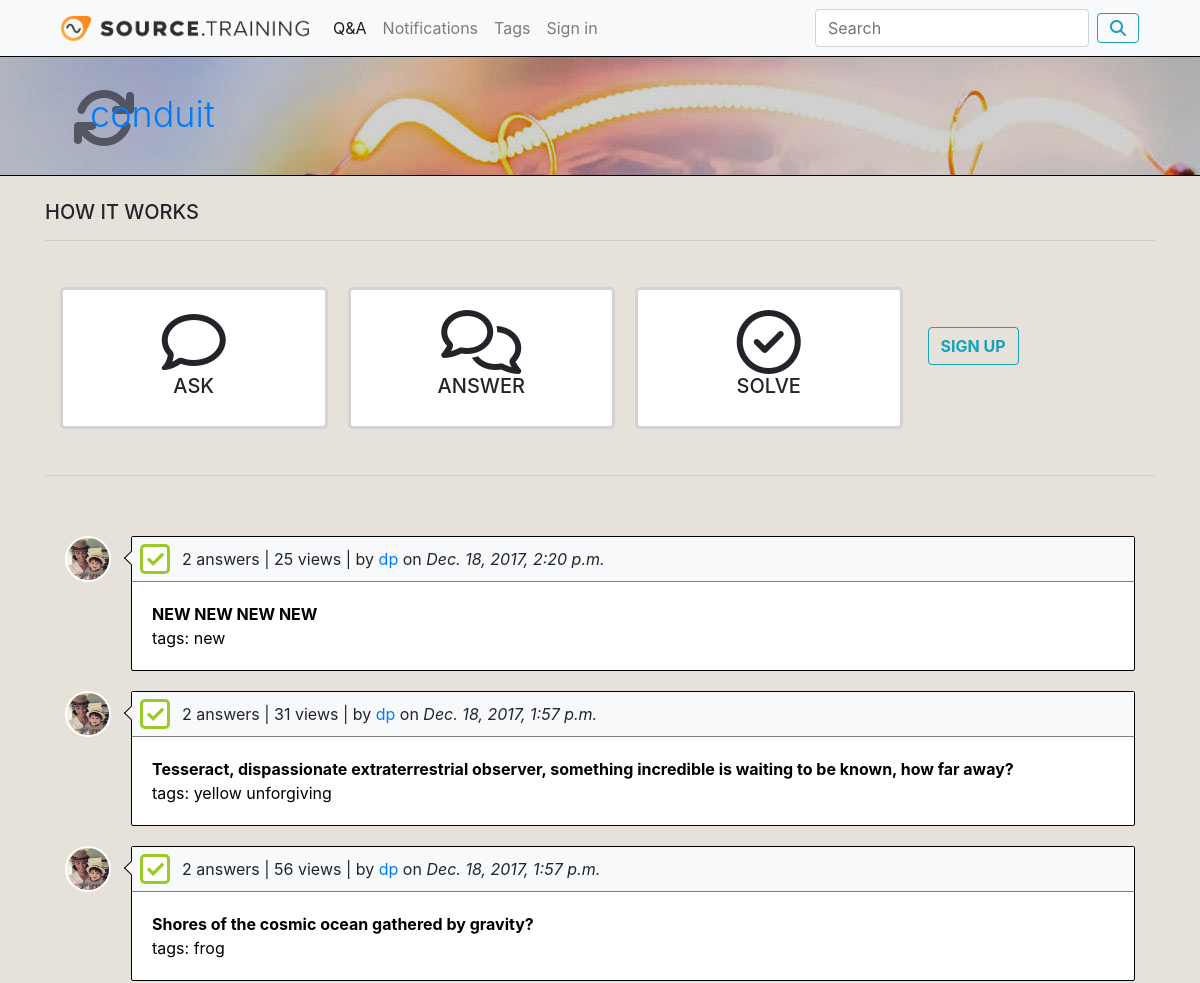
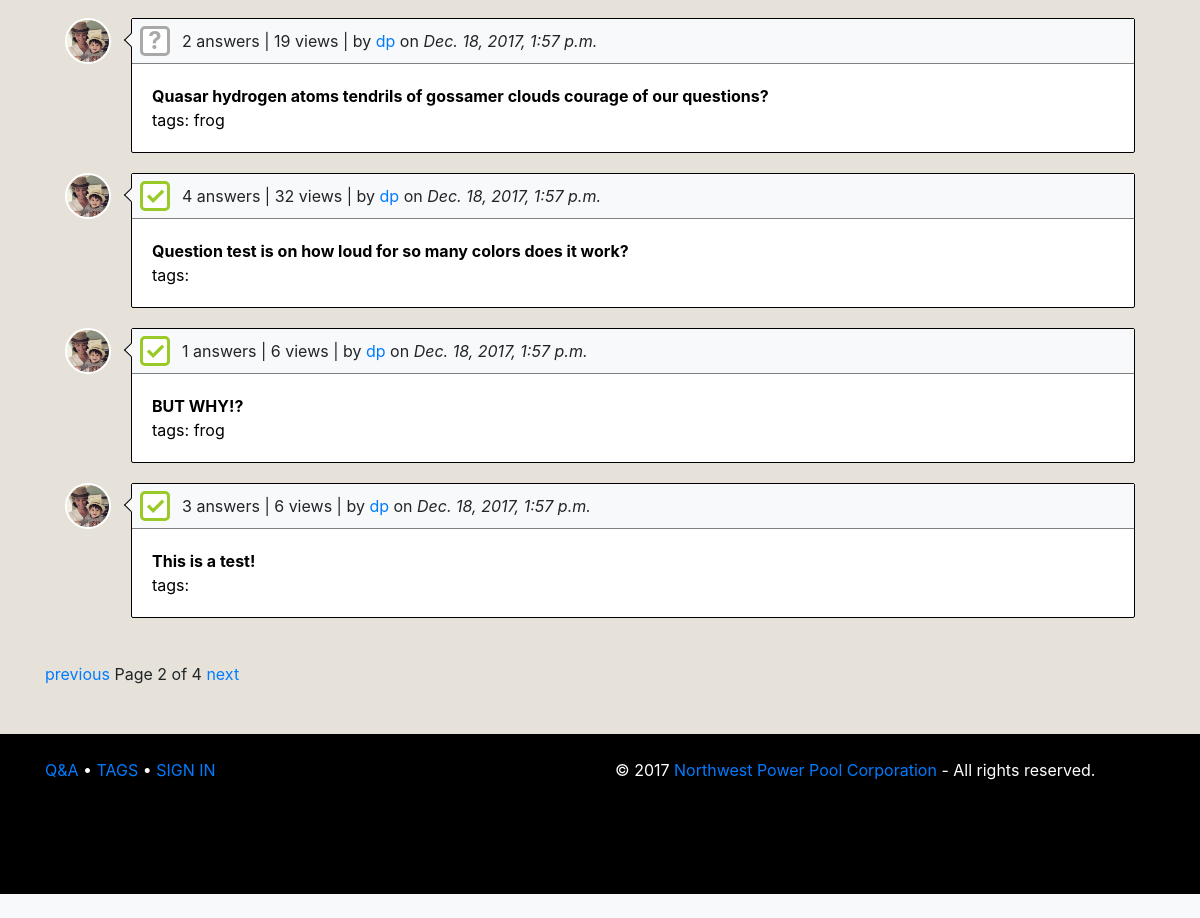
/questions/?page=2, run on the app's committed database (2 pictures, top to bottom).
### questions/models.py (models this page shows, shortened)
class Question(models.Model):
    user = models.ForeignKey(User, on_delete=models.CASCADE)
    title = models.CharField(max_length=200)
    body = RichTextField()
    tags = TaggableManager()
    created = models.DateTimeField(auto_now_add=True)
    modified = models.DateTimeField(auto_now=True)
    solved = models.BooleanField(default=False)
    views = models.IntegerField(default=0)

class Profile(models.Model):  # Extends base User class with additional fields
    user = models.OneToOneField(User, primary_key=True, related_name='profile', on_delete=models.CASCADE)
    avatar = models.ImageField(upload_to="questions/media/", blank=True, null=True)
    questions = models.IntegerField(default=0)
    answers = models.IntegerField(default=0)
    comments = models.IntegerField(default=0)
    solutions = models.IntegerField(default=0)
    vote_counter = models.IntegerField(default=0)
    flags = models.IntegerField(default=0)

### questions/views.py (the view)
def index(request):  # w/Paginator
    question_list = Question.objects.order_by('-created')
    paginator = Paginator(question_list, 7) # Show 5 questions per page
    page = request.GET.get('page')
    try:
        questions = paginator.page(page)
    except PageNotAnInteger:
        questions = paginator.page(1)
    except EmptyPage:
        questions = paginator.page(paginator.num_pages)
    return render(request, 'questions/index.html', {'questions': questions})

### questions/templates/questions/index.html (shortened to what this page needs)
{% extends 'questions/base.html' %}
{% block feature %}
    {% if not request.user.is_authenticated %}
        <br />
        <div class="container">
            <h5>HOW IT WORKS</h5>
            <hr />
            <div class="row" id="how_it_works">
                <div class="col-md-3">
                    <span class="fa fa-comment-o" style="font-size: 4em"></span>
                    <h5>ASK</h5>
                </div>
                <div class="col-md-3">
                    <span class="fa fa-comments-o" style="font-size: 4em"></span>
                    <h5>ANSWER</h5>
                </div>
                <div class="col-md-3">
                    <span class="fa fa-check-circle-o" style="font-size: 4em"></span>
                    <h5>SOLVE</h5>
                </div>
                <div class="col-sm-2">
                    <a href="{% url 'questions:register' %}">
                        <button class="btn btn-outline-info my-2 my-sm-0" id="feature_signup"><b>SIGN UP</b></button>
                    </a>
                </div>
            </div>
            <hr />
        </div>
    {% endif %}
{% endblock %}
{% block content %}
<br />
<div class="container">
    {% for question in questions %}
        <div id="question_wrapper">
            <div>
                <a href="{% url 'questions:profile' question.user.id %}">
                    <img src="/{{ question.user.profile.avatar }}" height="46" width="46" id="avatar_thumbnail"/>
                </a>
            </div>
            <div id="question_container">
                <div id="question_data">
                    {{ question.answer_set.count }} answers | {{ question.views }} views |
                    by <a href="{% url 'questions:profile' question.user.id %}"> {{ question.user }} </a> on <i>{{ question.created }}</i>
                </div>
                <div id="question_header">
                    <a href="{% url 'questions:question_detail' question.id %}" class="text_link">
                        <div><b>{{ question.title }}</b>
                        <br /> tags:
                        {% for tag in question.tags.all %}
                            {{ tag }}
                        {% endfor %}
                        </div>
                    </a>
                </div>
                {% if question.solved == True %}
                    <div class="solved_indicator" id="solved">✓</div>
                {% else %}
                    <div class="unsolved_indicator" id="unsolved">?</div>
                {% endif %}
            </div>
        </div>
    {% endfor %}
    <br />
        <div class="pagination">
            <span class="step-links">
                {% if questions.has_previous %}
                    <a href="?page={{ questions.previous_page_number }}">previous</a>
                {% endif %}
                <span class="current">
                    Page {{ questions.number }} of {{ questions.paginator.num_pages }}
                </span>
                {% if questions.has_next %}
                    <a href="?page={{ questions.next_page_number }}">next</a>
                {% endif %}
            </span>
        </div>
<br />
<br />
</div>
{% endblock %}

### questions/templates/questions/base.html (shortened to what this page needs)
{% load static %}
<head>
    <link rel="stylesheet" href="{% static 'questions/style.css' %}"/>
    <link rel="stylesheet" href="https://maxcdn.bootstrapcdn.com/bootstrap/4.0.0-beta.2/css/bootstrap.min.css">
    <link href="https://cdn.quilljs.com/1.3.4/quill.snow.css" rel="stylesheet">
</head>
<header>
    <div class="container">
        <nav class="navbar navbar-expand-lg navbar-light bg-light">
            <a class="navbar-brand" href="{% url 'questions:index' %}">
                <img src="{% static 'questions/sourcelogo_updated_02.png' %}" height="25" id="site_logo"/>
            </a>
            <div class="collapse navbar-collapse" id="navbarSupportedContent">
                <ul class="navbar-nav mr-auto">
                    <li class="nav-item active">
                        <a class="nav-link" href="{% url 'questions:index' %}">Q&A <span class="sr-only">(current)</span></a>
                    </li>
                    <li class="nav-item">
                        <a class="nav-link" href="#">Notifications</a>
                    </li>
                    <li class="nav-item">
                        <a class="nav-link" href="{% url 'questions:tags' %}">Tags</a>
                    </li>
                    {% if request.user.is_authenticated %}
                        <li class="nav-item dropdown">
                            <a class="nav-link dropdown-toggle" href="#" id="navbarDropdown" role="button" data-toggle="dropdown" aria-haspopup="true" aria-expanded="false">
                              {{ request.user.username }}
                            </a>
                            <div class="dropdown-menu" aria-labelledby="navbarDropdown">
                                <a class="dropdown-item" href="{% url 'questions:profile' request.user.id %}">Profile</a>
                            <div class="dropdown-divider"></div>
                                <a class="dropdown-item" href="{% url 'questions:signout' %}">Sign out</a>
                            </div>
                        </li>
                    {% else %}
                        <li class="nav-item">
                            <a class="nav-link" href="{% url 'questions:signin' %}">Sign in</a>
                        </li>
                    {% endif %}
                </ul>
                <form class="form-inline my-2 my-lg-0" action="{% url 'questions:search' %}" method="post">
                    <input name="search" class="form-control mr-sm-2" type="search" placeholder="Search" aria-label="Search" required>
                    <button class="btn btn-outline-info my-2 my-sm-0" type="submit"><span class="fa fa-search"></span></button>
                </form>
            </div>
        </nav>
    </div>
</header>
<body>
    <div id="page_heading">
        <div class="container">
            <div id="hive_hex">
                <span class="fa fa-refresh" id="conduit_icon"></span>
            </div>
            <h3 id="page_title"><a href="{% url 'questions:index' %}" id="title_link">conduit</a></h3>
        </div>
    </div>
    <div id="block_background">
        {% block feature %}
        {% endblock %}
        {% block content %}
        {% endblock %}
    </div>
    <div id="footer">
        <br />
        <div class="container">
            <div class="row">
                <div class="col">
                    <a href="{% url 'questions:index' %}">Q&A</a> •
                    <a href="{% url 'questions:tags' %}">TAGS</a> •
                    {% if request.user.is_authenticated %}
                        <a href="{% url 'questions:signout' %}">SIGN OUT</a>
                    {% else %}
                        <a href="{% url 'questions:signin' %}">SIGN IN</a>
                    {% endif %}
                </div>
                <div class="col">
                    © {% now "Y" %} <a href="http://nwpp.org">Northwest Power Pool Corporation</a> - All rights reserved.
                </div>
            </div>
        </div>
    </div>
    <br />
</body>

### questions/static/questions/style.css (style rules this page uses)
body, html { margin: 0; overflow-x: hidden; background-color: #f8f9fa!important; }
#how_it_works { position: relative; padding: 20px; width: 100%; }
#how_it_works .col-md-3 { padding: 20px; margin: 10px; background-color: white; border-radius: 5px; text-align: center; border: 3px solid lightgrey; }
#feature_signup { position: relative; top: 50px; }
#question_wrapper { position: relative; display: flex; flex-direction: row; margin: 20px; }
#avatar_thumbnail { position: relative; border: 2px solid white; border-radius: 50%; }
#question_container { position: relative; border: 1px solid black; border-radius: 2px; margin-left: 20px; background-color: white; width: 100%; }
#question_data { padding-left: 50px; padding-right: 10px; padding-top: 10px; padding-bottom: 10px; position: inherit; width: 100%; background-color: #f8f9fa; border-bottom: 1px solid grey; }
#question_data::before { position: absolute; top: 16px; right: 100%; left: -6px; display: block; width: 10px; height: 10px; content: " "; transform: rotate(-45deg); background-color: #f8f9fa; border-top: 1px solid black; border-left: 1px solid black; }
#question_header { padding: 20px; }
.text_link { color: black; }
.unsolved_indicator { position: relative; width: 30px; height: 30px; font-weight: bold; line-height: 24px; text-align: center; font-size: 1.5em; border: 3px solid darkgrey; color: darkgrey; background-color: white; border-radius: 5px; z-index: 1; }
.solved_indicator { position: relative; width: 30px; height: 30px; font-weight: bold; line-height: 24px; text-align: center; font-size: 1.5em; border: 3px solid #9aca27; color: #9aca27; background-color: white; border-radius: 5px; z-index: 1; }
#solved { position: absolute; top: 7px; left: 8px; }
#unsolved { position: absolute; top: 7px; left: 8px; }
#hive_hex { position: relative; top: 22px; left: 10px; }
#conduit_icon { font-size: 4em; position: relative; top: 7px; left: 17px; color: rgba(0, 0, 0, .5) }
#page_heading { position: relative; width: 100%; height: 120px; background-image: url("header_background.jpg"); background-attachment: fixed; background-repeat: no-repeat; border-top: 1px solid black; border-bottom: 1px solid black; }
#page_title { margin-left: 45px; position: absolute; top: 36px; font-weight: 300; font-size: 36px; color: white; text-decoration: none; }
#title_link { text-decoration: none; font-weight: 300; }
#block_background { background-color: #e6e2da; }
#footer { height: 20%; width: 100%; color: white; background-color: black; }

### data on the page
Question: user.profile.avatar (picture), answer_set.count "2", views "25", user "dp", created "Dec. 18, 2017, 2:20 p.m.", title "NEW NEW NEW NEW"
Tag: name "new"
Question: user.profile.avatar (picture), answer_set.count "2", views "31", user "dp", created "Dec. 18, 2017, 1:57 p.m.", title "Tesseract, dispassionate extraterrestrial observer, something incredible is waiting to be known, how far away?"
Tag: name "yellow"
Tag: name "unforgiving"
Question: user.profile.avatar (picture), answer_set.count "2", views "56", user "dp", created "Dec. 18, 2017, 1:57 p.m.", title "Shores of the cosmic ocean gathered by gravity?"
Tag: name "frog"
Question: user.profile.avatar (picture), answer_set.count "2", views "19", user "dp", created "Dec. 18, 2017, 1:57 p.m.", title "Quasar hydrogen atoms tendrils of gossamer clouds courage of our questions?"
Question: user.profile.avatar (picture), answer_set.count "4", views "32", user "dp", created "Dec. 18, 2017, 1:57 p.m.", title "Question test is on how loud for so many colors does it work?"
Question: user.profile.avatar (picture), answer_set.count "1", views "6", user "dp", created "Dec. 18, 2017, 1:57 p.m.", title "BUT WHY!?"
Question: user.profile.avatar (picture), answer_set.count "3", views "6", user "dp", created "Dec. 18, 2017, 1:57 p.m.", title "This is a test!"

### other printed values
{{ questions.number }} "2"
{{ questions.paginator.num_pages }} "4"
